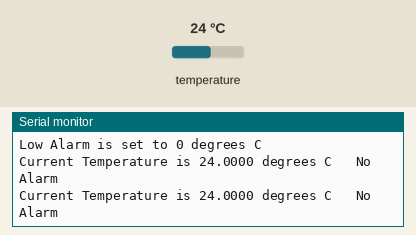
This sketch was run on a simulated Arduino Uno, built with avr-gcc and run on an emulated ATmega328P. On the bench: the last lines printed to the serial monitor. The test bench sets the inputs (shaded band); at power-on: temperature 24 °C.

Above: at 3.3 s.
3.4 s: temperature set to 12 °C
At 5.0 s:
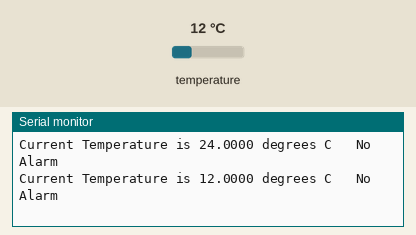
5.9 s: temperature set to 19 °C
At 7.5 s:
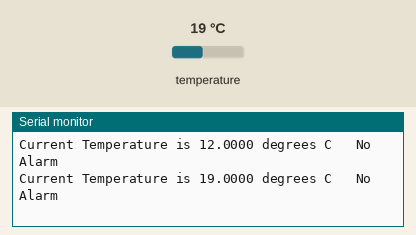
Timing chart, 0 to 9.0 s (numbered marks = the images above; inputs shaded):
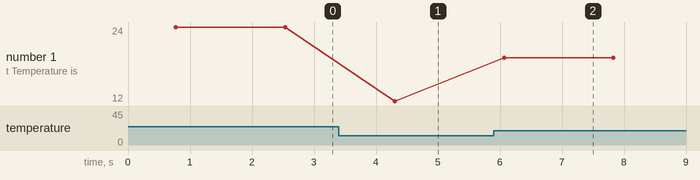

The sketch:

soal_3.ino
```cpp
#include <HID.h>

#include <OneWire.h>
#include <DallasTemperature.h>

// Create a Onewire Referenca and assign it to pin 10 on your Arduino
OneWire oneWire(2);

// declare as sensor referenec by passing oneWire reference to Dallas Temperature.
DallasTemperature sensors(&oneWire);

// declare your device address
// YOUR ADDRESS GOES HERE!!!!
//DeviceAddress tempSensor = {0x28, 0xFF, 0x2B, 0x45, 0x4C, 0x04, 0x00, 0x10};

DeviceAddress tempSensor = {0x28, 0xAC, 0xBA, 0x41, 0x0B, 0x00, 0x00, 0x63};

//Alarm Set Points
char lowSetPoint = 23;
char hiSetPoint = 26;

// A Variable to hold the temperature you retrieve
float tempC;

void setup(void)
{
  char alarmTemp;
  // start your serial port
  Serial.begin(9600);
  // Start up the DallasTemperature library
  sensors.begin();

  // alarm when temp is higher than value assigned to hiSetPoint
  sensors.setHighAlarmTemp(tempSensor, hiSetPoint);
  // alarm when temp is lower than value assigned to lowSetPoint
  sensors.setLowAlarmTemp(tempSensor, lowSetPoint);

  // Print the alarm set points to the serial monitor

  // Set Measurement Resolution
  sensors.setResolution(tempSensor, 12);

  alarmTemp = sensors.getHighAlarmTemp(tempSensor);
  Serial.print("High Alarm is set to ");
  Serial.print(alarmTemp, DEC);
  Serial.println(" degrees C");

  alarmTemp = sensors.getLowAlarmTemp(tempSensor);
  Serial.print("Low Alarm is set to ");
  Serial.print(alarmTemp, DEC);
  Serial.println(" degrees C");
}


void loop(void)
{
  // tell your sensor to measure the temperature

  sensors.requestTemperaturesByAddress(tempSensor); // Send the command to get temperatures
  Serial.print("Current Temperature is ");
  Serial.print(sensors.getTempCByIndex(0),4);
  Serial.print(" degrees C \t");

  // See if the temperature is above the high set point or below the low set point

  if (sensors.hasAlarm(tempSensor))
  {
    Serial.println("Alarm");
  }
  else{
    Serial.println("No Alarm");
  }
  delay(1000);
}
```

Measured:
- after the input at 3.4 s, the serial monitor: prints a new line after 0.90 s (image 1)
- after the input at 5.9 s, the serial monitor: prints a new line after 0.17 s (image 2)
- plotted number 1: 24 → 12 after the input at 3.4 s, 12 → 19 after the input at 5.9 s
